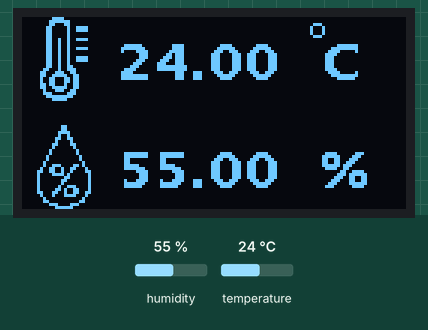
Recording of a sketch running on a simulated Arduino Uno, built with avr-gcc and run on an emulated ATmega328P. On the bench: 128×64 one-colour display. The test bench sets the inputs (shaded band); at power-on: humidity 55 %, temperature 24 °C.

Above: at 2.9 s.
3.0 s: humidity set to 22 %
At 5.3 s:
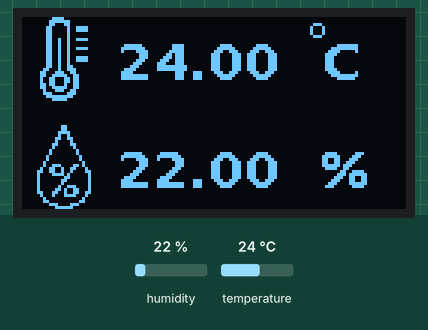
5.8 s: temperature set to 12 °C
At 6.9 s:
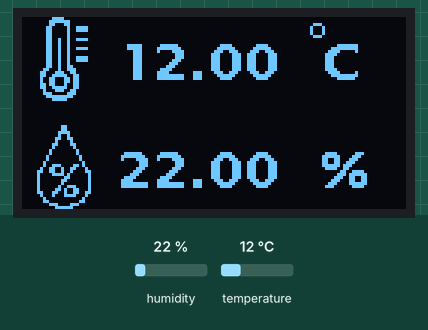
8.6 s: humidity set to 40 %
At 11.2 s:
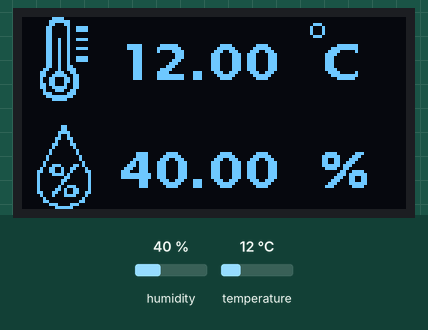
12.1 s: temperature set to 19 °C
At 14.0 s:
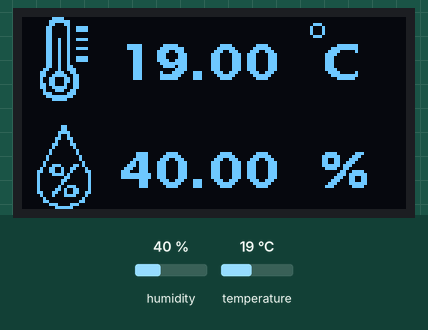
Timing chart, 0 to 15.5 s (numbered marks = the images above; inputs shaded):
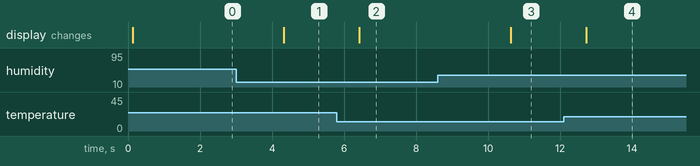

The sketch:

example10-3_ShowHumiAndTemp.ino
```cpp
/* 範例10-3: 在OLED上顯示溫濕度資訊
 */

#include <U8g2lib.h>
#include "Adafruit_SHT31.h"
#include <Wire.h>

#define ImgWIDTH 28
#define ImgHEIGHT 28

U8G2_SSD1306_128X64_NONAME_F_HW_I2C u8g2(U8G2_R0, /* reset=*/ U8X8_PIN_NONE);
Adafruit_SHT31 sht3x = Adafruit_SHT31();

// 溫度圖片
static const unsigned char PROGMEM tem_icon[] = { /* 0X20,0X01,0X1C,0X00,0X1C,0X00, */
0X00,0X3C,0X00,0X00,0X00,0XFE,0X00,0X00,0X00,0XC6,0X00,0X00,0X00,0X83,0X3C,0X00,
0X00,0X83,0X3C,0X00,0X00,0X83,0X00,0X00,0X00,0X83,0X00,0X00,0X00,0X93,0X3C,0X00,
0X00,0X93,0X00,0X00,0X00,0X93,0X00,0X00,0X00,0X93,0X3C,0X00,0X00,0X93,0X00,0X00,
0X00,0X93,0X00,0X00,0X00,0X93,0X3C,0X00,0X00,0X93,0X3C,0X00,0X00,0X93,0X00,0X00,
0X00,0X93,0X01,0X00,0X80,0X91,0X03,0X00,0XC0,0X38,0X03,0X00,0XC0,0X7C,0X06,0X00,
0X40,0XC6,0X06,0X00,0X40,0XC6,0X06,0X00,0XC0,0X46,0X06,0X00,0XC0,0X7C,0X06,0X00,
0X80,0X38,0X03,0X00,0X80,0X83,0X03,0X00,0X00,0XFF,0X01,0X00,0X00,0X7C,0X00,0X00,
};

// 濕度圖片
static const unsigned char PROGMEM hum_icon[] = { /* 0X20,0X01,0X1C,0X00,0X1C,0X00, */
0X00,0X60,0X00,0X00,0X00,0X60,0X00,0X00,0X00,0XF0,0X00,0X00,0X00,0X90,0X00,0X00,
0X00,0X98,0X01,0X00,0X00,0X08,0X01,0X00,0X00,0X0C,0X03,0X00,0X00,0X04,0X02,0X00,
0X00,0X02,0X04,0X00,0X00,0X02,0X04,0X00,0X00,0X01,0X08,0X00,0X00,0X01,0X08,0X00,
0X80,0X00,0X10,0X00,0X80,0X1C,0X16,0X00,0X40,0X26,0X23,0X00,0X60,0X26,0X61,0X00,
0X20,0XBC,0X40,0X00,0X20,0XC0,0X40,0X00,0X20,0X60,0X40,0X00,0X20,0X20,0X40,0X00,
0X20,0X90,0X43,0X00,0X20,0X58,0X46,0X00,0X60,0X4C,0X66,0X00,0X40,0XC4,0X23,0X00,
0X80,0X00,0X10,0X00,0X80,0X01,0X18,0X00,0X00,0X0E,0X07,0X00,0X00,0XF8,0X01,0X00,
};
void setup(void) {
  Serial.begin(115200);

  if (! sht3x.begin(0x44)) {  // 若找到設備，begin()將返回true
    Serial.println("Couldn't find SHT3x");
    while (1) delay(1);
  }

  u8g2.begin();
}

void loop(void) {
  float t = sht3x.readTemperature();  // 讀取目前溫度
  float h = sht3x.readHumidity();     // 讀取目前濕度

  u8g2.setFont(u8g2_font_luBS12_tr); // 設定字型 (12 pixel)
  u8g2.firstPage();
  do {
    //繪圖
    u8g2.drawXBMP(0,0, ImgWIDTH, ImgHEIGHT, tem_icon);
    u8g2.drawXBMP(0,36, ImgWIDTH, ImgHEIGHT, hum_icon);
    // 顯示溫度
    if (! isnan(t)) {
      u8g2.setCursor(32, 21);
      u8g2.print(t, 2);
      u8g2.drawCircle(98, 4, 2, U8G2_DRAW_ALL );
      u8g2.drawStr(100, 21, "C");
    }
    // 顯示濕度
    if (! isnan(h)) {
      u8g2.setCursor(32, 57);
      u8g2.print(h, 2);
      u8g2.drawStr(100,57,"%");
    }
  } while (u8g2.nextPage());
  delay(2000);
}
```

Measured:
- after the input at 3.0 s, the display: changes after 1.3 s (image 1)
- after the input at 5.8 s, the display: changes after 0.63 s (image 2)
- after the input at 8.6 s, the display: changes after 2.0 s (image 3)
- after the input at 12.1 s, the display: changes after 0.63 s (image 4)
